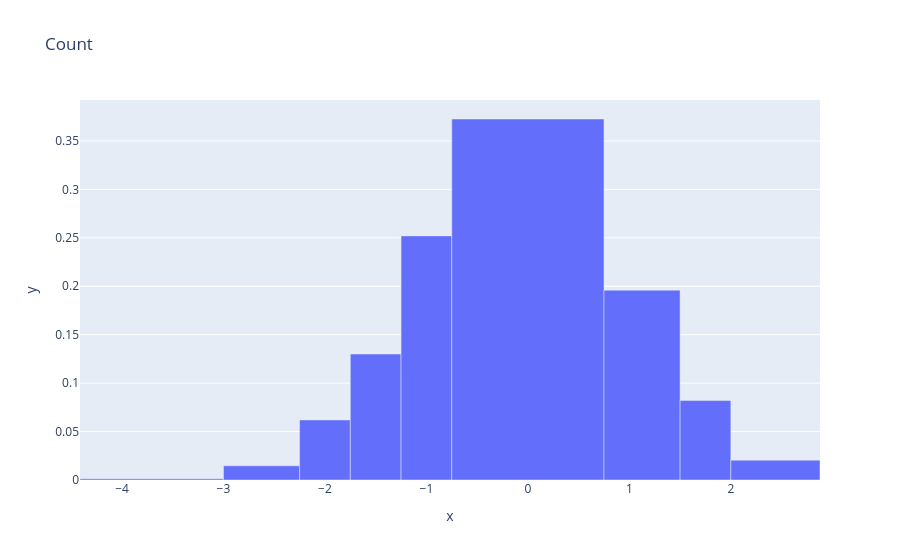

The notebook cell this image was saved under:
### Markdown cell above
## Example 2: Different Normalization Modes

Khisto supports multiple normalization modes: count, percent, probability, and density.

### Code cell
# Count (default)
fig = histogram(x=data, title="Count")
fig.show()

### Figure 1 — Plotly figure (JSON) as saved in the notebook; plotly's stock layout.template omitted (floating-point values rounded to 4 significant figures)
{"data": [{"alignmentgroup": "True", "hovertemplate": "x=%{x}<br>y=%{y}<extra></extra>", "legendgroup": "", "marker": {"color": "#636efa", "pattern": {"shape": ""}}, "name": "", "offsetgroup": "", "orientation": "v", "showlegend": false, "type": "bar", "width": [1.414, 0.75, 0.5, 0.5, 0.5, 1.5, 0.75, 0.5, 0.8789], "x": [-3.707, -2.625, -2.0, -1.5, -1.0, 0.0, 1.125, 1.75, 2.439], "xaxis": "x", "y": [0.001414, 0.01467, 0.062, 0.13, 0.252, 0.3727, 0.196, 0.082, 0.02048], "yaxis": "y"}], "layout": {"legend": {"tracegroupgap": 0}, "title": {"text": "Count"}, "xaxis": {"anchor": "y", "domain": [0, 1], "title": {"text": "x"}}, "yaxis": {"anchor": "x", "domain": [0, 1], "title": {"text": "y"}}}}
